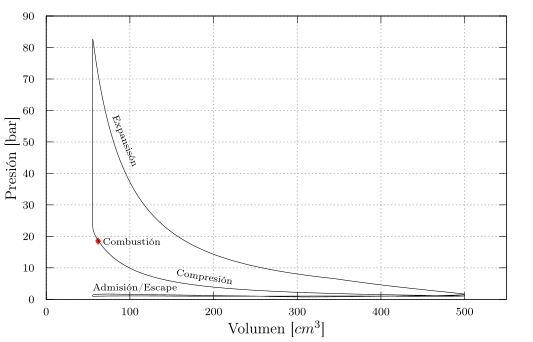

This chart was generated by the following gnuplot code:
ifile = ARG1
ofile = ARG2

set terminal tikz standalone color size 13cm,8cm
set termoption dash
set output ofile

set label 1 at 150, 9 'Compresión' rotate by -9 font ',7'
set label 2 at 80, 60 'Expansisón' rotate by -68 font ',7'
set label 3 at 50, 4 'Admisión/Escape' font ',7'
set label 4 at 62, 18.5 '' point pt 13 lc 7 ps 1.5
set label 5 at 62, 18.5 'Combustión' font ',7'

set grid lw 1.5
unset key

set yrange [0:90]
set xrange [0:550]

set tics font ",8"
set xlabel "Volumen [$cm^3$]" font ",11"
set ylabel "Presión [bar]" font ",11"

set lmargin at screen 0.05
set rmargin at screen 0.95
set bmargin at screen 0.05
set tmargin at screen 0.95
plot ifile u 1:2 lc -1 w l
